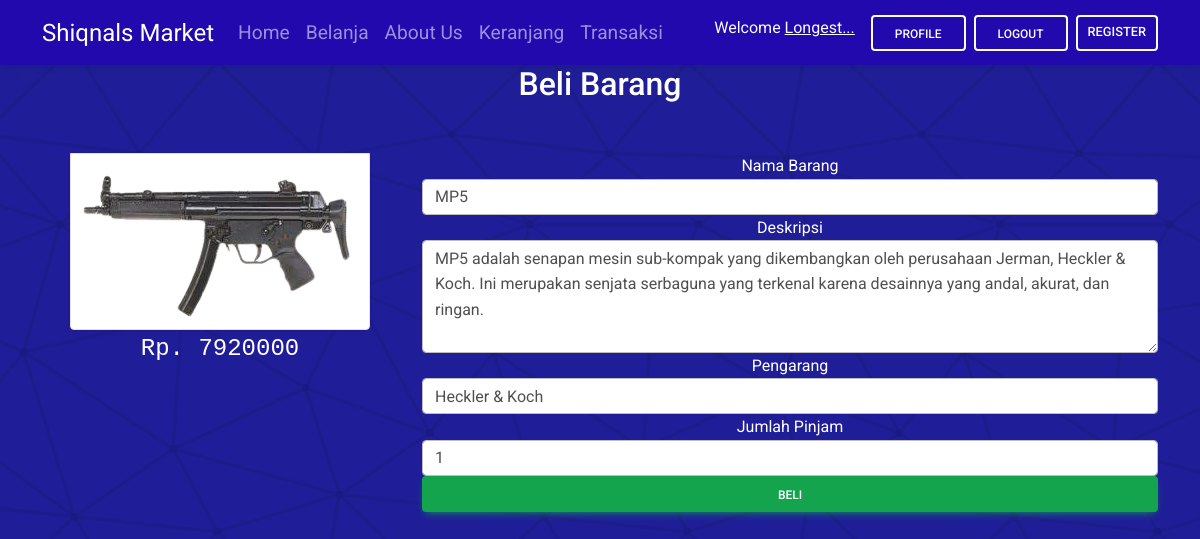
The page /beli_barang.php?id_barang=1 (signed in) on the database its author committed.
### tables this page shows
CREATE TABLE `barang` (
  `id_barang` int(11) NOT NULL,
  `nama_barang` varchar(100) NOT NULL,
  `deskripsi` varchar(255) NOT NULL,
  `pengarang` varchar(100) NOT NULL,
  `foto` varchar(100) NOT NULL,
  `harga` int(11) NOT NULL,
  `tag` text NOT NULL
);

### beli_barang.php (the view, shortened to what this page needs)
<?php
include "header.php";
include "koneksi.php";
$qry_detail_barang = mysqli_query($conn, "select * from barang where id_barang = '" . $_GET['id_barang'] . "'");
$dt_barang = mysqli_fetch_array($qry_detail_barang);
?>
<div class="container text-center text-white">
        <h2>Beli Barang</h2>
        <div class="row book-details">
            <div class="col-md-4">
                <img src="assets/img/<?= $dt_barang['foto'] ?>" class="card-img-top img-thumbnail book-img">
                <p class="text-white font-monospace" id="pinjamfont">Rp. <?= $dt_barang['harga']?></p>
            </div>
            <div class="col-md-8">
                <form action="masukkankeranjang.php?id_barang=<?= $dt_barang['id_barang'] ?>" method="post">
                    <div class="form-group">
                        <label for="namaBuku">Nama Barang</label>
                        <input type="text" class="form-control" id="namaBuku" value="<?= $dt_barang['nama_barang'] ?>" readonly>
                    </div>
                    <div class="form-group">
                        <label for="deskripsi">Deskripsi</label>
                        <textarea class="form-control" id="deskripsi" rows="4" readonly><?= $dt_barang['deskripsi'] ?></textarea>
                    </div>
                    <div class="form-group">
                        <label for="pengarang">Pengarang</label>
                        <input type="text" class="form-control" id="pengarang" value="<?= $dt_barang['pengarang'] ?>" readonly>
                    </div>
                    <div class="form-group">
                        <label for="jumlahPinjam">Jumlah Pinjam</label>
                        <input type="number" class="form-control" id="jumlahPinjam" name="jumlah_pinjam" value="1">
                    </div>
                    <button type="submit" class="btn btn-success btn-pinjam">Beli</button>
                </form>
            </div>
        </div>
    </div>
<?php
include "footer.php";
?>

### style.css (style rules this page uses)
body { font-family: 'Roboto', sans-serif; margin: 0px; padding: 0px; background-color: #040044; background-color: #1F1E98; }
.book-details { margin-top: 50px; }
.book-img { max-height: 500px; width: auto; margin: 0 auto; }
.btn-pinjam { width: 100%; }
#pinjamfont { font-size: 1.5em; }

### rows shown on the page
barang: foto (picture), harga "7920000", nama_barang "MP5", deskripsi "MP5 adalah senapan mesin sub-kompak yang dikembangkan oleh perusahaan Jerman, Heckler & Koch. Ini merupakan senjata serbaguna yang terkenal karena desainnya yang andal, akurat, dan ringan.", pengarang "Heckler & Koch"
